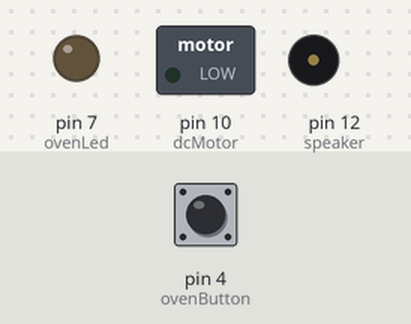
A sketch run on a simulated Arduino Uno, built with avr-gcc and run on an emulated ATmega328P. Shown: switched loads named in the sketch (green lamp = pin HIGH), output pins drawn as LEDs (lit = HIGH), buzzer (waves = sounding). Inputs (shaded band) come from the test bench; at power-on: pin 4 (ovenButton) LOW.

Above: at 1.2 s.
1.3 s: pin 4 (ovenButton) pulled HIGH for 0.15 s
At 2.1 s:
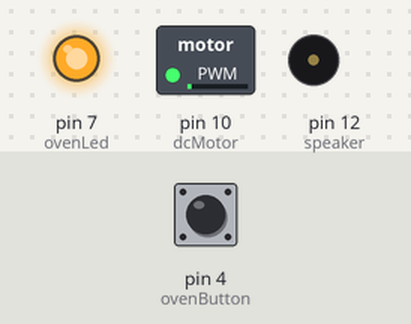
At 6.7 s:
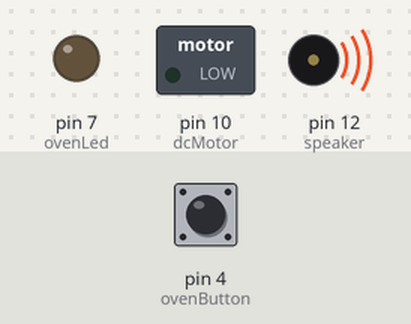
Timing chart, 0 to 10.3 s (numbered marks = the images above; inputs shaded):
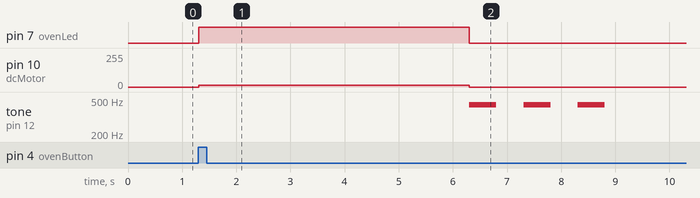

The sketch:

oven.ino
```cpp
#include "pitches.h"
#include <SoftwareSerial.h>

SoftwareSerial mySerial( 2,3);

const int ovenButton = 4 ;
const int ovenLed = 7 ;
const int dcMotor = 10 ;
const int speaker = 12 ;
const int houseLed = 13;

boolean lastButton = LOW;
boolean currentButton = LOW;

int speed;

int note[] = {
  NOTE_A4,0,NOTE_A4,0,NOTE_A4
};

int times[] = {
  500,500,500,500,500
};

boolean ledOn = false;
boolean houseLedOn = false;

void setup() {
  pinMode(ovenButton, INPUT);
  pinMode(ovenLed, OUTPUT);
  pinMode (speaker, OUTPUT);
  pinMode (dcMotor, OUTPUT);

  Serial.begin(9600);
  mySerial.begin(9600);
}

void loop() {
  char data;
  data = mySerial.read();

  currentButton = debounce(lastButton);
  if(lastButton == LOW && currentButton == HIGH){
    ledOn = true;   // 버튼이 눌리면 오븐의 전원이 켜지는 값으로 바뀜
  }

  lastButton = currentButton;

  if(data == 'a'){
    ledOn = true;
  }

  if (data == 'b'){
    houseLedOn = !houseLedOn;
    digitalWrite(houseLed,houseLedOn);
  }

  if(ledOn == true){
    speed = 15;
    digitalWrite(ovenLed,ledOn);
    analogWrite(dcMotor,speed);
    delay(5000);
    speed = 0;
    analogWrite(dcMotor,speed);
    ledOn = false;

    digitalWrite(ovenLed,ledOn);

    for(int i = 0 ; i < 5 ; i++){
      tone(speaker, note[i],times[i]);
      delay(times[i]);
    }
  }
}


boolean debounce(boolean last){
  boolean current = digitalRead(ovenButton);
  if (last != current){
    delay(5);
    current = digitalRead(ovenButton);
  }
  return current;
}
```

Measured:
- after the input at 1.3 s, pin 7 (ovenLed): LOW → HIGH at once, → LOW 5.0 s later; pin 10 (dcMotor): 0/255 → 15/255 at once, → 0/255 5.0 s later; tone on pin 12 (speaker): alternates 440 Hz for 0.50 s and silent for 0.50 s, 6 changes in all, then stays silent, starting after 5.0 s
